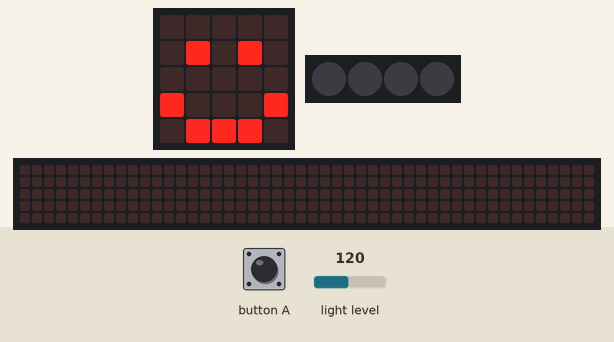
Recording of a program running on a simulated BBC micro:bit (MakeCode). On the bench: the board's 5×5 LED display, 4 RGB LEDs in strip order, left to right, a strip that is not on the board, showing the scrolling text unrolled. Inputs (shaded band) come from the test bench; at power-on: light level 120. Dim RGB values are drawn brighter than linear; the 48×5 strip is a reading aid, not a part: it shows the text the display is scrolling, unrolled, one strip-width of it at a time.

Above: at 1.8 s.
1.9 s: button A pressed for 0.15 s
At 5.42 s:
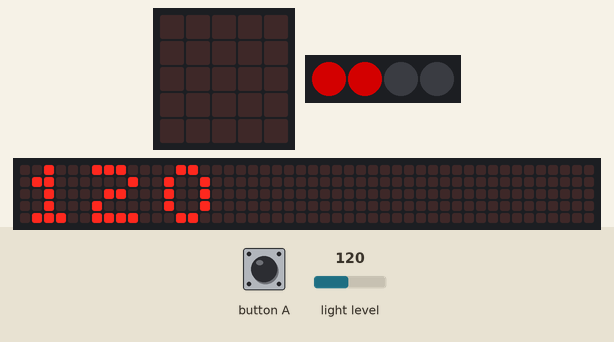
At 6.4 s:
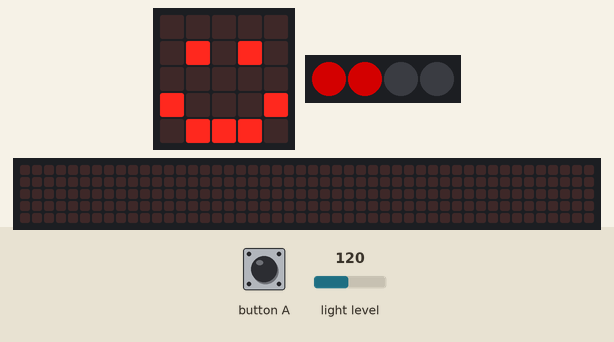
Timing chart, 0 to 7.9 s (numbered marks = the images above; inputs shaded):
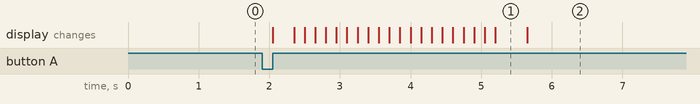

Measured:
- after the input at 1.9 s, the display: changes after 0.15 s (image 1)
- what the display in image 1 shows lasts 0.5 s, from 5.2 s to 5.7 s

The program:

main.ts
```typescript
// (licence header left out)
// define Neopixel colours as constants
const RED: NeoPixelColors = NeoPixelColors.Red

// initialize Neopixel strip
const NEOPIXEL_STRIP: neopixel.Strip = neopixel.create(DigitalPin.P16, 4, NeoPixelMode.RGB)
NEOPIXEL_STRIP.clear()
NEOPIXEL_STRIP.show()

// initialize variables
let lightValue: number = 0

// initialize display
basic.showIcon(IconNames.Happy)

// handle button A press
input.onButtonPressed(Button.A, function() {
    // set all Neopixels to BLACK
    NEOPIXEL_STRIP.clear()
    basic.clearScreen()

    // get light level
    lightValue = input.lightLevel()

    // turn on neopixels according to light level
    if (lightValue > 52) {
        NEOPIXEL_STRIP.setPixelColor(0, RED)
    }
    if (lightValue > 104) {
        NEOPIXEL_STRIP.setPixelColor(1, RED)
    }
    if (lightValue > 156) {
        NEOPIXEL_STRIP.setPixelColor(2, RED)
    }
    if (lightValue > 208) {
        NEOPIXEL_STRIP.setPixelColor(3, RED)
    }

    // show Neopixels
    NEOPIXEL_STRIP.show()

    // display light level
    basic.showNumber(lightValue)

    // reset display
    basic.showIcon(IconNames.Happy)
})
```
